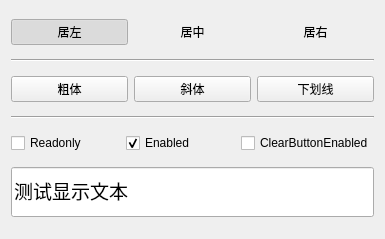
<?xml version="1.0" encoding="UTF-8"?>
<ui version="4.0">
 <class>Widget</class>
 <widget class="QWidget" name="Widget">
  <property name="geometry">
   <rect>
    <x>0</x>
    <y>0</y>
    <width>385</width>
    <height>239</height>
   </rect>
  </property>
  <property name="windowTitle">
   <string>Form</string>
  </property>
  <layout class="QVBoxLayout" name="verticalLayout">
   <item>
    <layout class="QHBoxLayout" name="horizontalLayout">
     <item>
      <widget class="QPushButton" name="btnAlign_Left">
       <property name="text">
        <string>居左</string>
       </property>
       <property name="icon">
        <iconset resource="res.qrc">
         <normaloff>:/icons/images/508.bmp</normaloff>:/icons/images/508.bmp</iconset>
       </property>
       <property name="checkable">
        <bool>true</bool>
       </property>
       <property name="checked">
        <bool>true</bool>
       </property>
       <property name="autoExclusive">
        <bool>true</bool>
       </property>
       <property name="flat">
        <bool>true</bool>
       </property>
      </widget>
     </item>
     <item>
      <widget class="QPushButton" name="btnAlign_Center">
       <property name="text">
        <string>居中</string>
       </property>
       <property name="icon">
        <iconset resource="res.qrc">
         <normaloff>:/icons/images/510.bmp</normaloff>:/icons/images/510.bmp</iconset>
       </property>
       <property name="checkable">
        <bool>true</bool>
       </property>
       <property name="autoExclusive">
        <bool>true</bool>
       </property>
       <property name="flat">
        <bool>true</bool>
       </property>
      </widget>
     </item>
     <item>
      <widget class="QPushButton" name="btnAlign_Right">
       <property name="text">
        <string>居右</string>
       </property>
       <property name="icon">
        <iconset resource="res.qrc">
         <normaloff>:/icons/images/512.bmp</normaloff>:/icons/images/512.bmp</iconset>
       </property>
       <property name="checkable">
        <bool>true</bool>
       </property>
       <property name="autoExclusive">
        <bool>true</bool>
       </property>
       <property name="flat">
        <bool>true</bool>
       </property>
      </widget>
     </item>
    </layout>
   </item>
   <item>
    <widget class="Line" name="line">
     <property name="orientation">
      <enum>Qt::Horizontal</enum>
     </property>
    </widget>
   </item>
   <item>
    <layout class="QHBoxLayout" name="horizontalLayout_2">
     <item>
      <widget class="QPushButton" name="btnFont_Bold">
       <property name="text">
        <string>粗体</string>
       </property>
       <property name="icon">
        <iconset resource="res.qrc">
         <normaloff>:/icons/images/500.bmp</normaloff>:/icons/images/500.bmp</iconset>
       </property>
       <property name="checkable">
        <bool>true</bool>
       </property>
      </widget>
     </item>
     <item>
      <widget class="QPushButton" name="btnFont_Italic">
       <property name="text">
        <string>斜体</string>
       </property>
       <property name="icon">
        <iconset resource="res.qrc">
         <normaloff>:/icons/images/502.bmp</normaloff>:/icons/images/502.bmp</iconset>
       </property>
       <property name="checkable">
        <bool>true</bool>
       </property>
      </widget>
     </item>
     <item>
      <widget class="QPushButton" name="btnFont_UnderLine">
       <property name="text">
        <string>下划线</string>
       </property>
       <property name="icon">
        <iconset resource="res.qrc">
         <normaloff>:/icons/images/504.bmp</normaloff>:/icons/images/504.bmp</iconset>
       </property>
       <property name="checkable">
        <bool>true</bool>
       </property>
      </widget>
     </item>
    </layout>
   </item>
   <item>
    <widget class="Line" name="line_2">
     <property name="orientation">
      <enum>Qt::Horizontal</enum>
     </property>
    </widget>
   </item>
   <item>
    <layout class="QHBoxLayout" name="horizontalLayout_3">
     <item>
      <widget class="QCheckBox" name="chkBox_Readonly">
       <property name="text">
        <string>Readonly</string>
       </property>
      </widget>
     </item>
     <item>
      <widget class="QCheckBox" name="chkbox_Enable">
       <property name="text">
        <string>Enabled</string>
       </property>
       <property name="checked">
        <bool>true</bool>
       </property>
      </widget>
     </item>
     <item>
      <widget class="QCheckBox" name="chkBox_ClearButton">
       <property name="text">
        <string>ClearButtonEnabled</string>
       </property>
      </widget>
     </item>
    </layout>
   </item>
   <item>
    <widget class="QLineEdit" name="editInput">
     <property name="minimumSize">
      <size>
       <width>0</width>
       <height>50</height>
      </size>
     </property>
     <property name="font">
      <font>
       <family>Adobe Arabic</family>
       <pointsize>14</pointsize>
      </font>
     </property>
     <property name="text">
      <string>测试显示文本</string>
     </property>
    </widget>
   </item>
  </layout>
 </widget>
 <resources>
  <include location="res.qrc"/>
 </resources>
 <connections/>
</ui>
